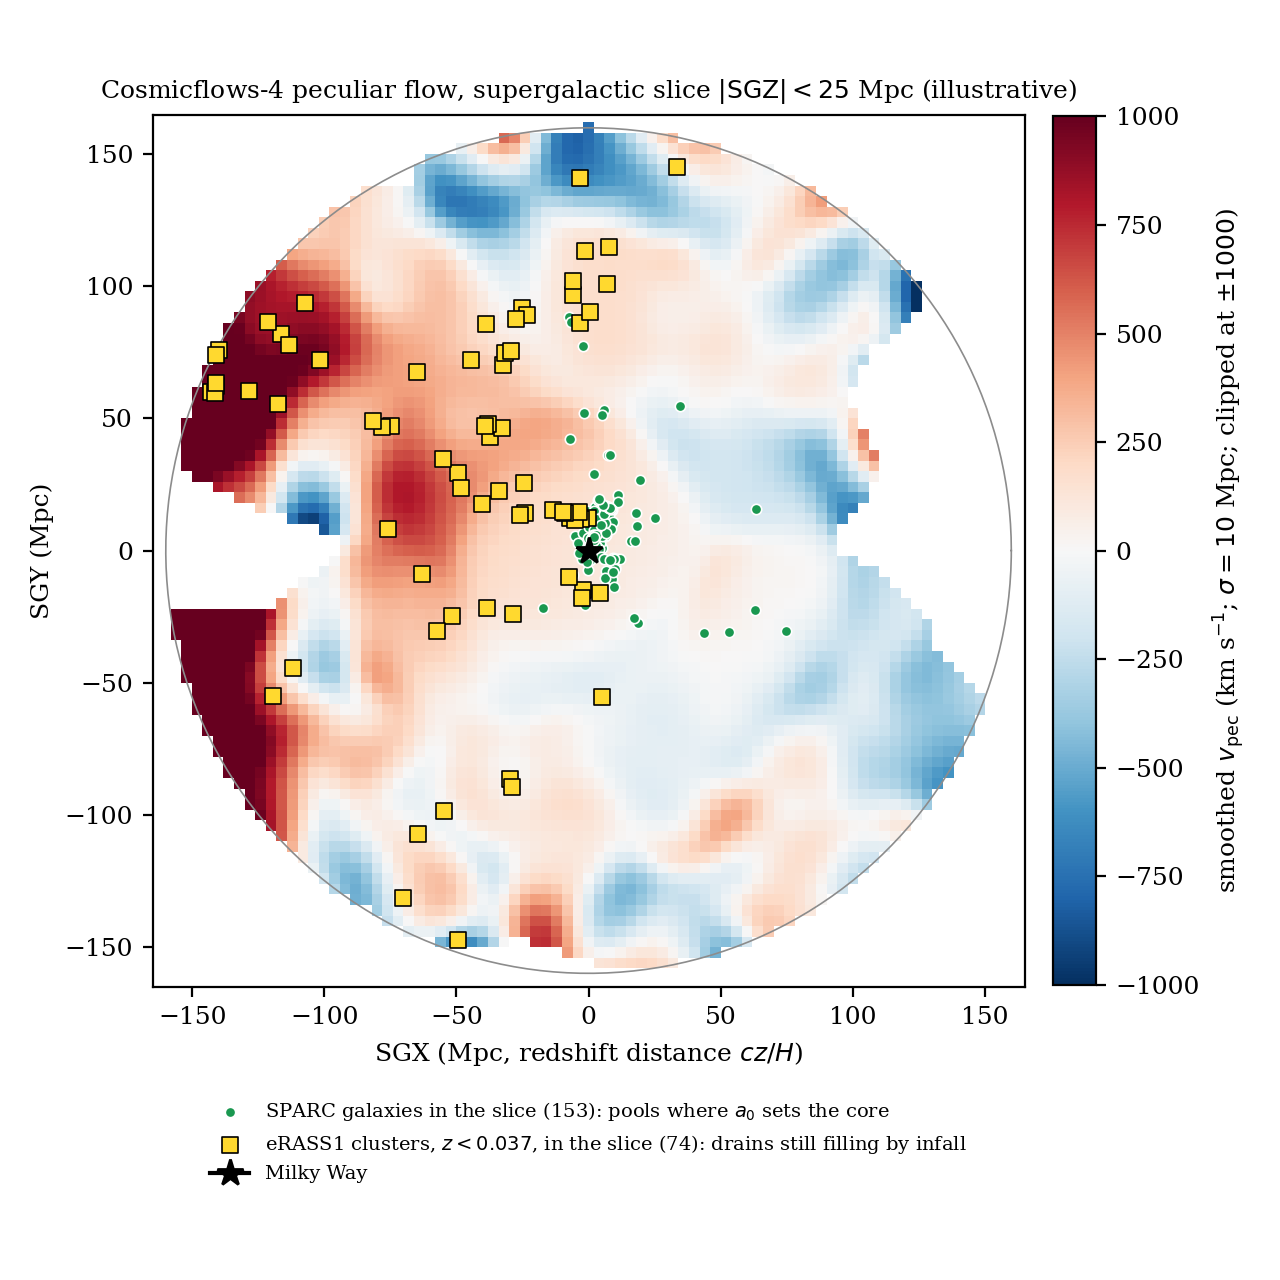

This figure's Python source:
#!/usr/bin/env python3
"""PAPER61 figure: the cosmic river map (illustrative, not evidence).

Reads the committed MAP1 output rebuild_2026_10_22/MAP1_cosmic_river/map1_cosmic_river.json (commit 3f9b3ae361) and draws
the smoothed Cosmicflows-4 peculiar-velocity field in the supergalactic slice |SGZ| < 25 Mpc, R < 160 Mpc, with the SPARC
galaxies and the nearby eRASS1 clusters that fall in the slice. No fit, no computation beyond plotting.
Writes PAPER61_fig_river.pdf and PAPER61_fig_river.png next to this script.
Run: PYTHONHASHSEED=0 OMP_NUM_THREADS=1 nice -n 15 python3 PAPER61_fig_river.py
kappa = 1/2 FITTED; this map makes no claim about the theory."""
import json, os
import numpy as np
import matplotlib
matplotlib.use("Agg")
import matplotlib.pyplot as plt
from matplotlib.colors import TwoSlopeNorm

HERE = os.path.dirname(os.path.abspath(__file__))
ROOT = os.path.normpath(os.path.join(HERE, "..", ".."))
SRC = os.path.join(ROOT, "rebuild_2026_10_22", "MAP1_cosmic_river", "map1_cosmic_river.json")
CLIP = 1000.0

d = json.load(open(SRC))
xs = np.array(d["grid"]["x"]); ys = np.array(d["grid"]["y"])
field = np.array([[np.nan if v is None else v for v in row] for row in d["grid"]["field"]], dtype=float)
field = np.clip(field, -CLIP, CLIP)
zcut = d["slice"]["sgz"]; R = d["slice"]["R"]
sp = [s for s in d["sparc"] if abs(s[3]) < zcut]
cl = [c for c in d["clusters"] if abs(c[3]) < zcut]
assert len(sp) == 153 and len(cl) == 74, (len(sp), len(cl))

plt.rcParams.update({"font.size": 9, "font.family": "serif"})
fig, ax = plt.subplots(figsize=(6.4, 6.4))
dx = xs[1] - xs[0]
ext = [xs[0] - dx / 2, xs[-1] + dx / 2, ys[0] - dx / 2, ys[-1] + dx / 2]
im = ax.imshow(field, origin="lower", extent=ext, cmap="RdBu_r", norm=TwoSlopeNorm(vcenter=0, vmin=-CLIP, vmax=CLIP),
               interpolation="nearest")
t = np.linspace(0, 2 * np.pi, 400)
ax.plot(R * np.cos(t), R * np.sin(t), color="0.55", lw=0.6)
ax.scatter([s[1] for s in sp], [s[2] for s in sp], s=14, marker="o", facecolor="#1a9850", edgecolor="white", linewidth=0.6,
           zorder=3, label=f"SPARC galaxies in the slice ({len(sp)}): pools where $a_0$ sets the core")
ax.scatter([c[1] for c in cl], [c[2] for c in cl], s=34, marker="s", facecolor="#ffd92f", edgecolor="black", linewidth=0.6,
           zorder=4, label=f"eRASS1 clusters, $z<0.037$, in the slice ({len(cl)}): drains still filling by infall")
ax.plot([0], [0], marker="*", ms=10, color="black", zorder=5, label="Milky Way")
ax.set_xlim(-R - 5, R + 5); ax.set_ylim(-R - 5, R + 5); ax.set_aspect("equal")
ax.set_xlabel("SGX (Mpc, redshift distance $cz/H$)"); ax.set_ylabel("SGY (Mpc)")
ax.set_title(r"Cosmicflows-4 peculiar flow, supergalactic slice $|{\rm SGZ}|<25$ Mpc (illustrative)", fontsize=9)
cb = fig.colorbar(im, ax=ax, fraction=0.046, pad=0.03)
cb.set_label(r"smoothed $v_{\rm pec}$ (km s$^{-1}$; $\sigma=10$ Mpc; clipped at $\pm1000$)")
ax.legend(loc="upper center", bbox_to_anchor=(0.5, -0.11), fontsize=7, frameon=False, ncol=1)
ax.grid(False)
fig.tight_layout()
for ext_ in ("pdf", "png"):
    fig.savefig(os.path.join(HERE, f"PAPER61_fig_river.{ext_}"), dpi=200, metadata={"CreationDate": None} if ext_ == "pdf" else None)
print(f"PAPER61_fig_river: {len(sp)} SPARC, {len(cl)} clusters, field cells {int(np.isfinite(field).sum())}, written")
